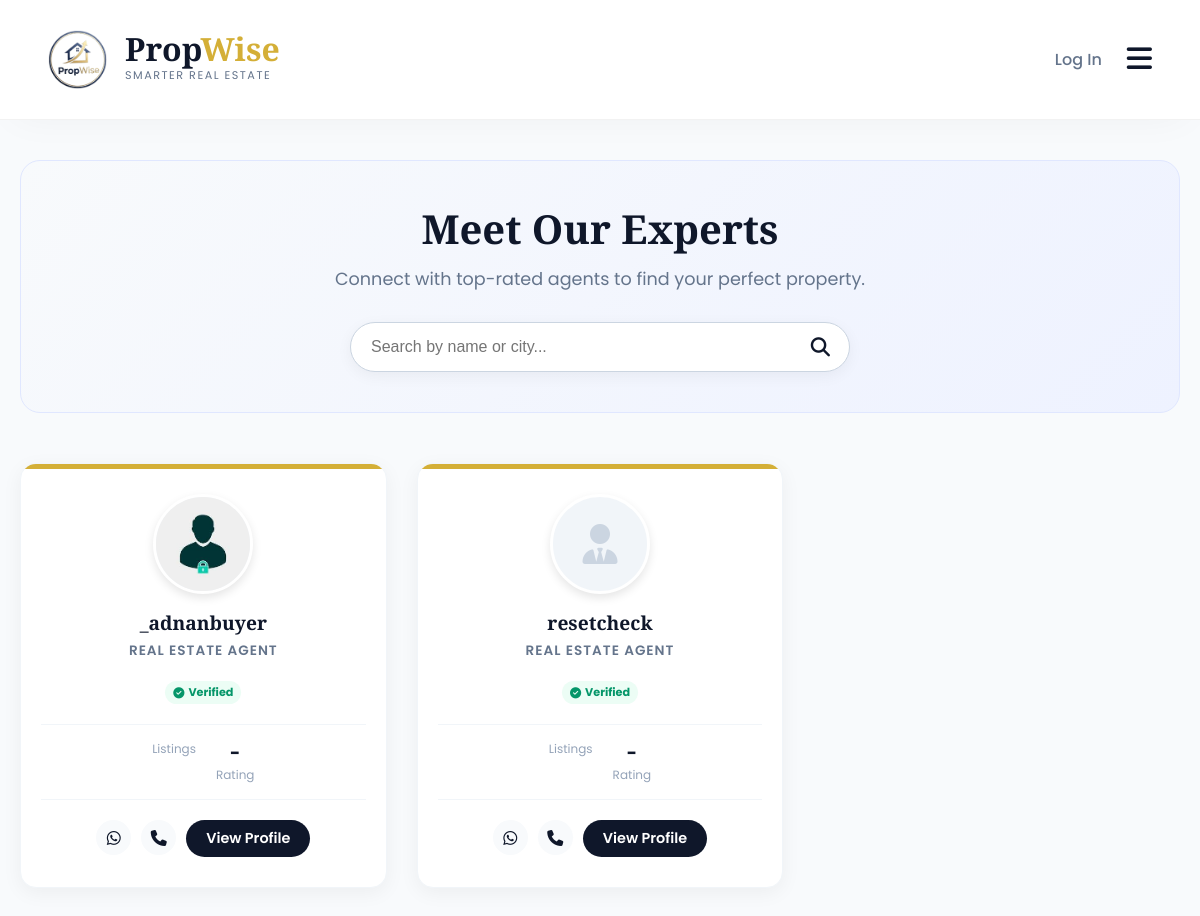
The page /accounts/agents/ on the database as committed earlier.
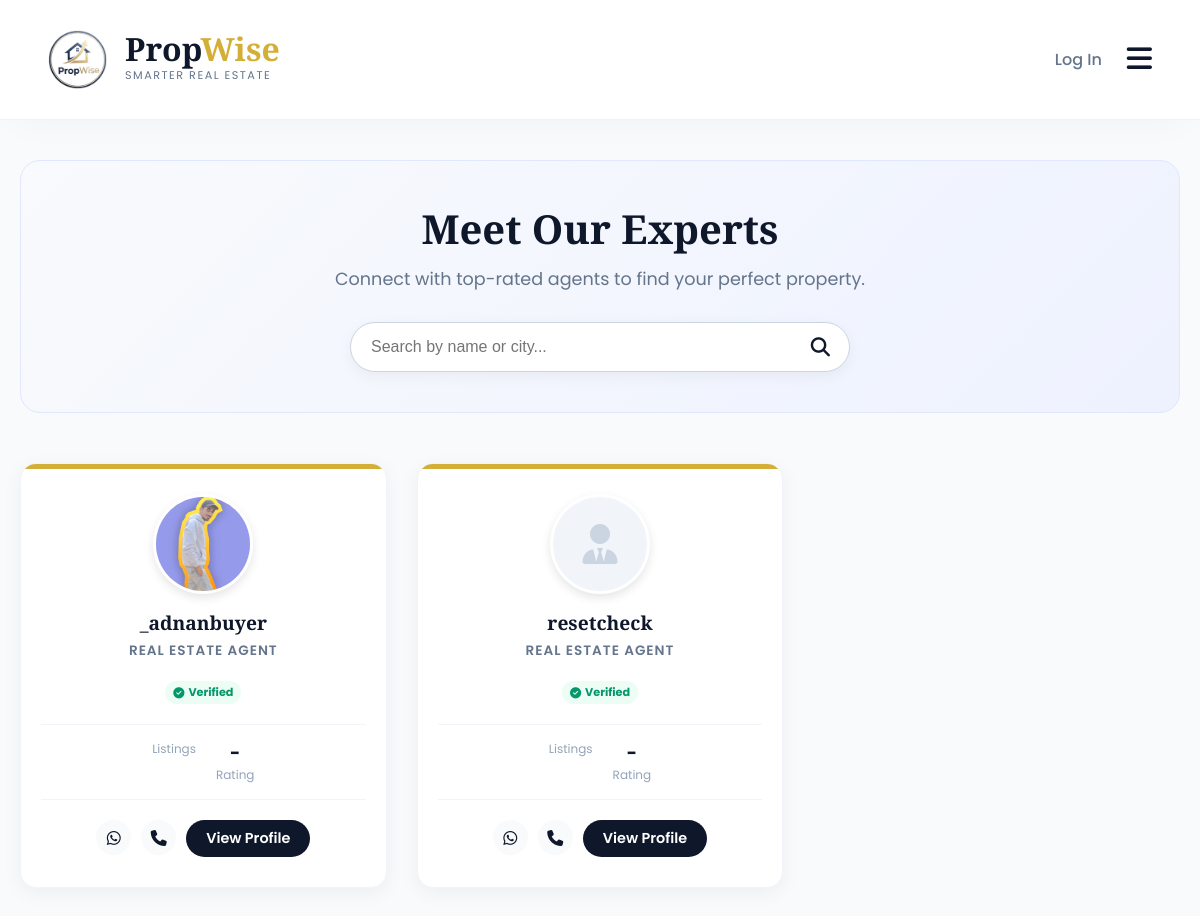
The same page on the database as committed later.
### accounts/models.py (models this page shows, shortened)
class User(AbstractUser):
    is_agent = models.BooleanField('Is agent', default=False)
    is_buyer = models.BooleanField('Is buyer', default=True) # By default, users are buyers
    phone_number = models.CharField(max_length=20, blank=True)
    profile_picture = models.ImageField(upload_to='profile_pics/', blank=True, null=True)
    favorites = models.ManyToManyField(
        Property,
        related_name="favorited_by",
        blank=True
    )

### accounts/views.py (the view)
# urls.py: path('agents/', account_views.agent_directory_view, name='agent_directory'),
def agent_directory_view(request):
    all_agents = User.objects.filter(
        is_agent=True
    ).order_by('first_name', 'last_name', 'username')
    context = {
        'agents': all_agents
    }
    return render(request, 'accounts/agent_directory.html', context)

### accounts/context_processors.py (called while the page is built, shortened)
def notifications(request):
    return {}

### accounts/templates/accounts/agent_directory.html (shortened to what this page needs)
{% extends 'base.html' %}
{% load static %}
{% block content %}
<div class="directory-container">
    <div class="directory-hero">
        <h1 class="hero-title">Meet Our Experts</h1>
        <p class="hero-sub">Connect with top-rated agents to find your perfect property.</p>
        <div class="agent-search-box">
            <input type="text" id="agentSearch" class="agent-search-input" placeholder="Search by name or city..." onkeyup="filterAgents()">
            <i class="fa-solid fa-magnifying-glass search-icon"></i>
        </div>
    </div>
    <div class="agent-grid" id="agentGrid">
        {% for agent in agents %}
            <div class="agent-card" data-name="{{ agent.first_name }} {{ agent.last_name }} {{ agent.username }}">
                <div class="card-accent"></div>
                <div class="card-avatar">
                    {% if agent.profile_picture %}
                        <img src="{{ agent.profile_picture.url }}" alt="{{ agent.username }}">
                    {% else %}
                        <i class="fa-solid fa-user-tie"></i>
                    {% endif %}
                </div>
                <div class="card-name">
                    {{ agent.first_name|default:agent.username }} {{ agent.last_name }}
                </div>
                <div class="card-role">Real Estate Agent</div>
                <div class="verified-tag">
                    <i class="fa-solid fa-check-circle"></i> Verified
                </div>
                <div class="card-stats">
                    <div class="stat-item">
                        <div class="stat-lbl">Listings</div>
                    </div>
                    <div class="stat-item">
                        <div class="stat-val">
                            {% if agent.average_rating %}{{ agent.average_rating|floatformat:1 }}{% else %}-{% endif %}
                        </div>
                        <div class="stat-lbl">Rating</div>
                    </div>
                </div>
                <div class="card-actions">
                    {% if agent.phone_number %}
                        <a href="https://wa.me/{{ agent.phone_number }}" target="_blank" class="btn-icon" title="WhatsApp">
                            <i class="fa-brands fa-whatsapp"></i>
                        </a>
                        <a href="tel:{{ agent.phone_number }}" class="btn-icon" title="Call">
                            <i class="fa-solid fa-phone"></i>
                        </a>
                    {% endif %}
                    <a href="{% url 'agent_profile' pk=agent.pk %}" class="btn-profile">View Profile</a>
                </div>
            </div>
        {% empty %}
            <div class="empty-dir">
                <i class="fa-solid fa-users-slash" style="font-size:3rem; margin-bottom:15px;"></i>
                <h3>No Agents Found</h3>
                <p>We are currently onboarding new partners. Check back soon!</p>
            </div>
        {% endfor %}
    </div>
</div>
{% endblock content %}

Rows that differ between the two databases and show on the page:
changed User "_adnanbuyer": profile_picture: a different picture
